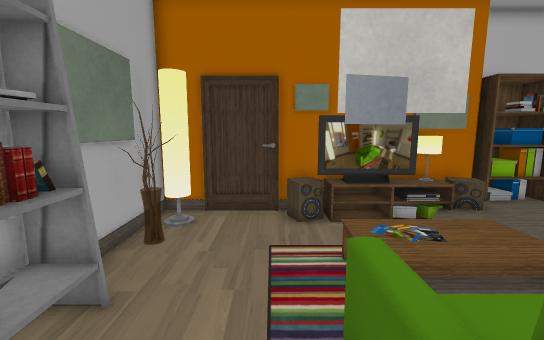
View 1 (above)

14 first-person views from a walk through a 3-D level made in the Unity game engine. The camera is 1.4 m above the floor, tilts 8° down and sees 90° across. The floor is counted in squares, 0.5 m on a side. Each view is taken from the middle of a square. On the plan, view 1 faces up. The plan holds only what a view shows up to about 19 squares ahead; the rest is blank. The player is left out. Some surface patterns are stand-ins.

View 2
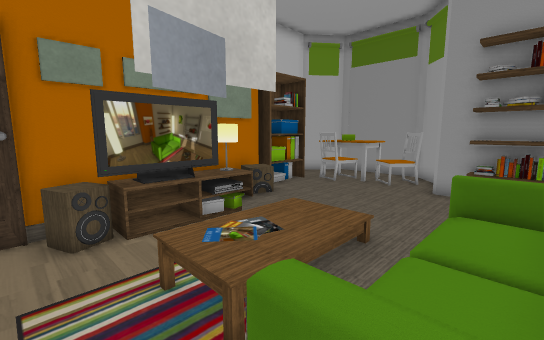

View 3
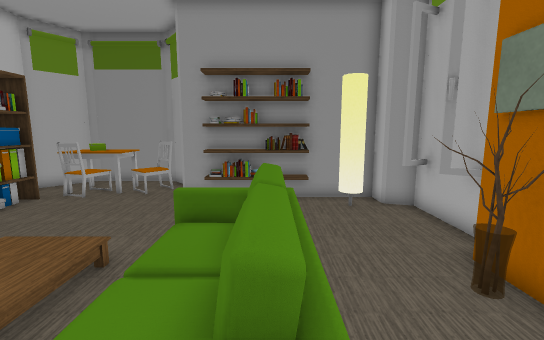

View 4
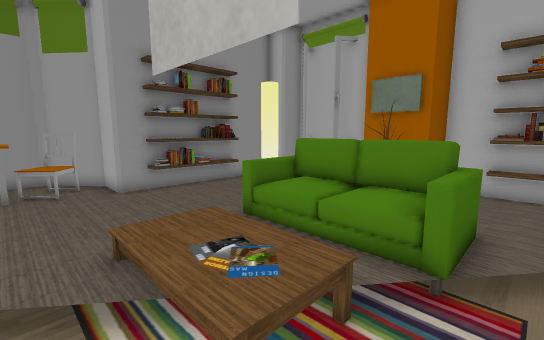

View 5
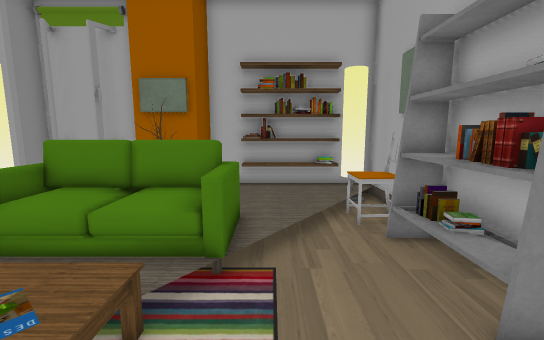

View 6
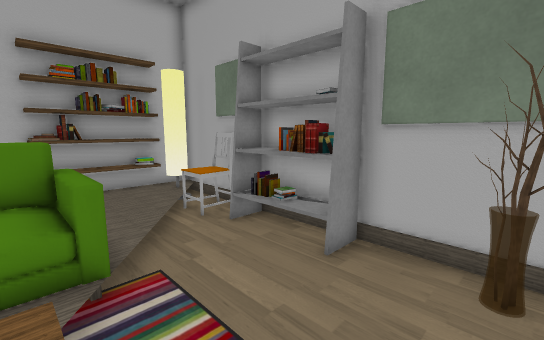

View 7
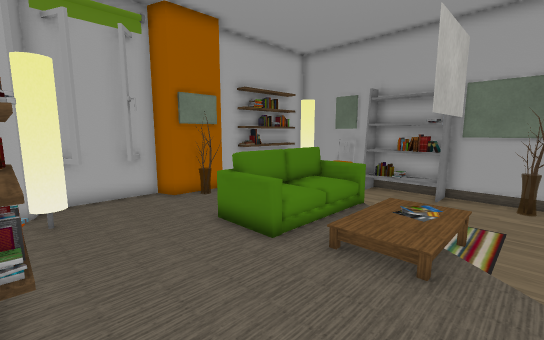

View 8
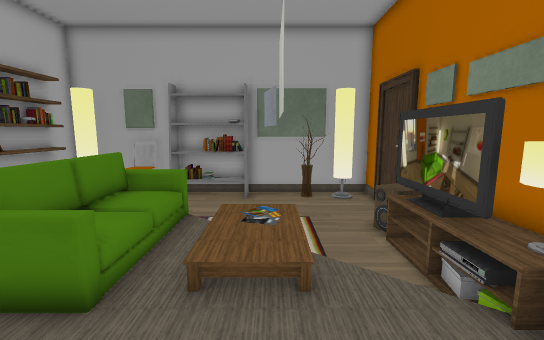

View 9
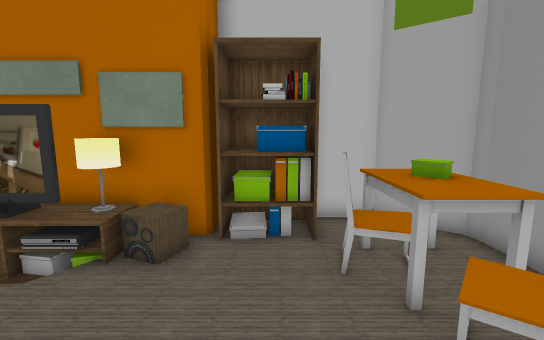

View 10
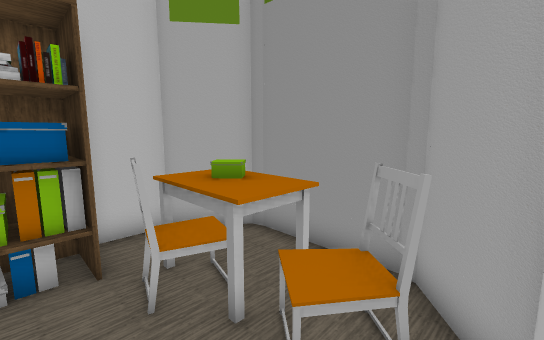

View 11
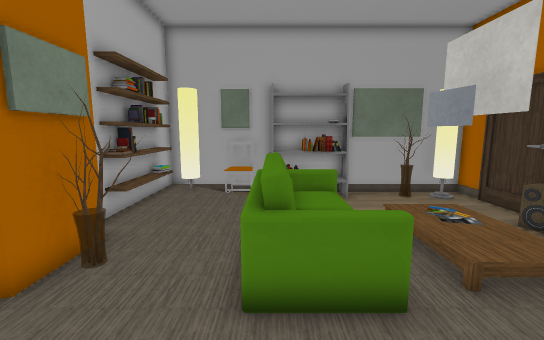

View 12
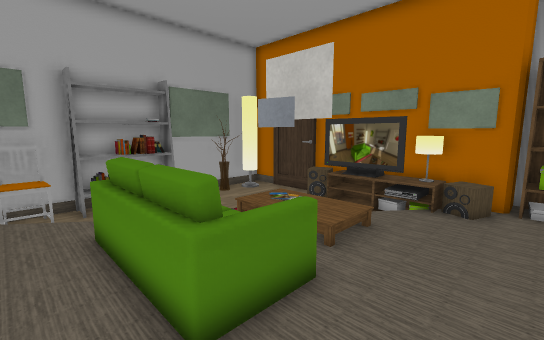

View 13
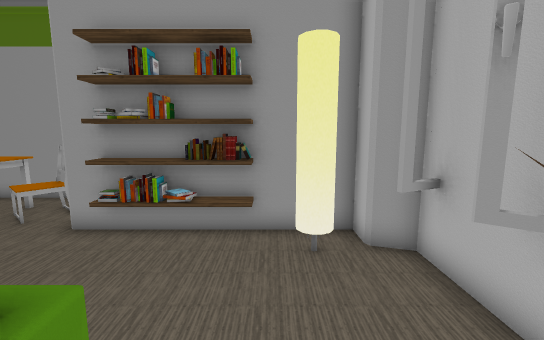

View 14
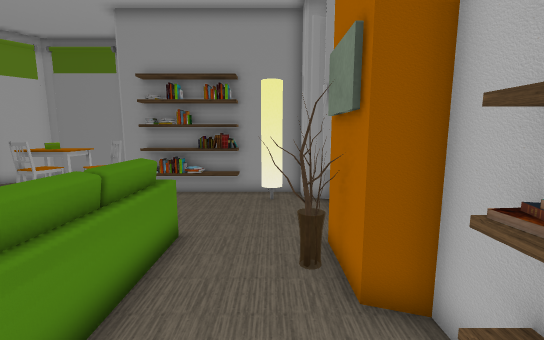

### Floor plan
Key: @ floor where view 1 was taken; # wall or solid block; . main floor; - floor 0.25 m lower than the main floor; / step, stairs or slope; S shelf; P speaker; L lamp; A vase; C carpet; F sofa; H chair; T table; O other object.
Columns run from 5 left of view 1 to 15 right of it. Each row starts with its distance up from view 1.
 13              ##  ###
 12              #SSS..##
 11   ############SSSTT #
 10  ##---PPOOOLO....HTT#
  9 ###-----OOO/....HHTT#
  8 #AA-------/......TTT#
  7 #O-------/........OH#
  6 #O----CCCCO.......HH#
  5 #SS----OOOO......####
  4 #SS----/........S#
  3 #SS---COOOO ....S#
  2 #SS--/O    O....S#
  1 #SS-/.FFFFFF....S#
  0 #HH-.@..........S#
 -1 #HH............  #
 -2 #-.......AA....##
 -3 ###.....#AA...##
 -4 ##SSSSS##  #####
 -5 #          ##

Positions as (right, up) in squares from view 1, and headings:
1: (0, 0), facing up
2: (0, 2), facing up-right
3: (0, 1), facing right
4: (0, 8), facing down-right
5: (0, 8), facing down
6: (2, 8), facing down-left
7: (11, 8), facing down-left
8: (10, 6), facing left
9: (10, 4), facing up
10: (10, 5), facing up-right
11: (10, 1), facing left
12: (9, -1), facing up-left
13: (4, -1), facing right
14: (-1, -2), facing right
